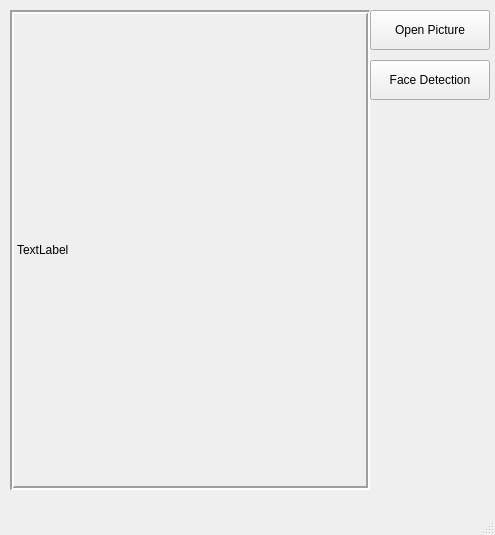
<?xml version="1.0" encoding="UTF-8"?>
<ui version="4.0">
 <class>MainWindow</class>
 <widget class="QMainWindow" name="MainWindow">
  <property name="geometry">
   <rect>
    <x>0</x>
    <y>0</y>
    <width>495</width>
    <height>535</height>
   </rect>
  </property>
  <property name="windowTitle">
   <string>MainWindow</string>
  </property>
  <widget class="QWidget" name="centralwidget">
   <widget class="QPushButton" name="pbLoadPicture">
    <property name="geometry">
     <rect>
      <x>370</x>
      <y>10</y>
      <width>120</width>
      <height>40</height>
     </rect>
    </property>
    <property name="text">
     <string>Open Picture</string>
    </property>
   </widget>
   <widget class="QLabel" name="lblImage">
    <property name="geometry">
     <rect>
      <x>10</x>
      <y>10</y>
      <width>360</width>
      <height>480</height>
     </rect>
    </property>
    <property name="frameShape">
     <enum>QFrame::Box</enum>
    </property>
    <property name="frameShadow">
     <enum>QFrame::Sunken</enum>
    </property>
    <property name="lineWidth">
     <number>2</number>
    </property>
    <property name="text">
     <string>TextLabel</string>
    </property>
   </widget>
   <widget class="QPushButton" name="pbDetect">
    <property name="geometry">
     <rect>
      <x>370</x>
      <y>60</y>
      <width>120</width>
      <height>40</height>
     </rect>
    </property>
    <property name="text">
     <string>Face Detection</string>
    </property>
   </widget>
  </widget>
  <widget class="QMenuBar" name="menubar">
   <property name="geometry">
    <rect>
     <x>0</x>
     <y>0</y>
     <width>495</width>
     <height>23</height>
    </rect>
   </property>
  </widget>
  <widget class="QStatusBar" name="statusbar"/>
 </widget>
 <resources/>
 <connections/>
</ui>
